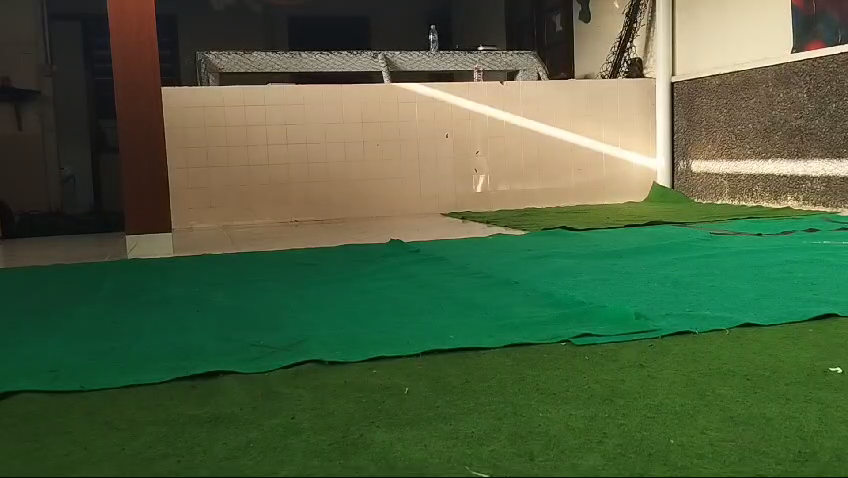
#> input picture frame 13 of src/yantra_vision/sample_program/samplesIMG/sample1.mp4, 848 x 478 px, given in place of g Time - Slate (720p, h264)(1) (online-video-cutter.com).mp4, which was not available
$ python fieldVideo.py
#> lines starting #> are read from the running program, lines starting #| are printed output that depends on the picture; after the words box and inside, x2 and y2 are one past the last pixel; in counts of white or black regions, pixels touching at a corner belong together
#> in main, frame is the input picture: shape (478, 848, 3); mean B, G, R 63.8, 96.9, 76.5
import cv2 as cv
import numpy as np

def process_image(frame):

    low_green = np.array([35, 100, 100])
    up_green = np.array([85, 255, 255])

    if frame is None:
        raise ValueError("Invalid frame")

    hsv = cv.cvtColor(frame, cv.COLOR_BGR2HSV)
#> hsv: shape (478, 848, 3); mean H, S, V 44.1, 131.4, 104.7

    green_mask = cv.inRange(hsv, low_green, up_green)
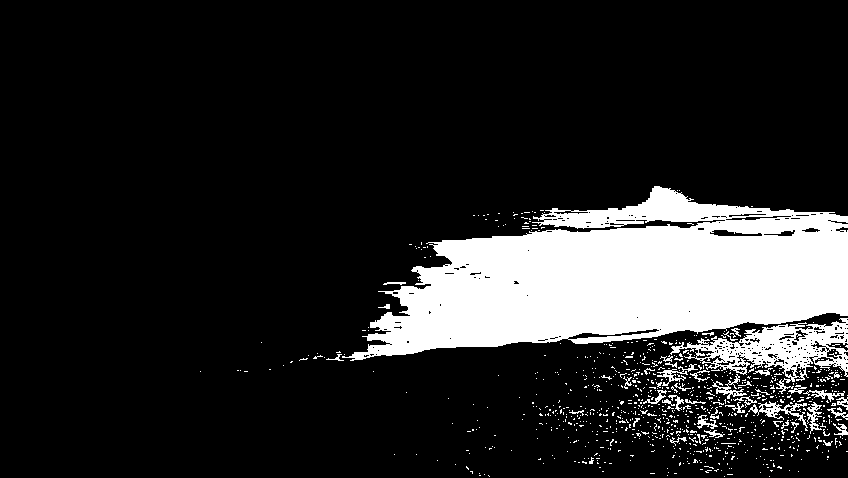
#> green_mask: shape (478, 848); 15.3% white; 908 white regions (864 under 20 px), largest, box (x1, y1, x2, y2) and area: (342, 186, 848, 361) 51590, (670, 318, 848, 394) 4798, (748, 401, 808, 431) 426

    kernel = cv.getStructuringElement(cv.MORPH_ELLIPSE, (3, 3))
    # mask1 = cv.erode(green_mask, kernel, iterations=1)
    # green_mask_cleaned = cv.dilate(mask1, kernel, iterations=6)
    green_mask_cleaned = cv.morphologyEx(green_mask, cv.MORPH_CLOSE, kernel, iterations= 3)
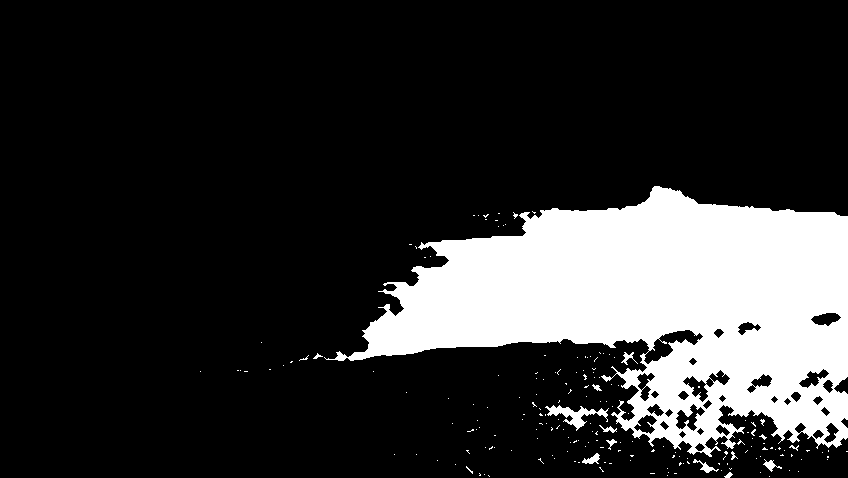
#> green_mask_cleaned: shape (478, 848); 18.7% white; 188 white regions (175 under 20 px)

    contours, _ = cv.findContours(green_mask_cleaned, cv.RETR_EXTERNAL, cv.CHAIN_APPROX_SIMPLE)
#> contours = 187 contours, 177 with area under 20; largest, box (x1, y1, x2, y2) and area: (324, 186, 848, 457) 77024, (545, 405, 609, 431) 452, (582, 453, 600, 464) 82, (693, 459, 719, 473) 72, (763, 459, 782, 472) 65
    largest_contour = max(contours, key=cv.contourArea) if contours else None
#> largest_contour = contour of 712 points, box (x1, y1, x2, y2) (324, 186, 848, 457), area 77024

    roi_mask = np.zeros(green_mask_cleaned.shape, dtype=np.uint8)
    if largest_contour is not None:
        cv.drawContours(roi_mask, [cv.convexHull(largest_contour)], -1, 255, thickness=-1)
#> roi_mask: shape (478, 848); 25.6% white; 1 white region, box (x1, y1, x2, y2) and area: (324, 186, 848, 457) 103832

    if largest_contour is None:
        return frame, green_mask_cleaned

    roi_image = cv.bitwise_and(frame, frame, mask=roi_mask)

    return roi_image, green_mask_cleaned

# Binarizing for line masking
def binarizing(roi_image_hsv):
    # White line
    roi_image_hsv = cv.cvtColor(roi_image_hsv, cv.COLOR_BGR2HSV)
#> roi_image_hsv: shape (478, 848, 3); mean H, S, V 15.8, 47.3, 28.1
    white_lower = np.array([0, 0, 155], dtype=np.uint8)
    white_upper = np.array([255, 155, 255], dtype=np.uint8)

    line_mask = cv.inRange(roi_image_hsv, white_lower, white_upper)
#> line_mask: shape (478, 848); 0.45% white; 41 white regions (35 under 20 px), largest, box (x1, y1, x2, y2) and area: (557, 187, 651, 207) 684, (430, 225, 525, 240) 560, (713, 196, 818, 210) 369, (694, 197, 712, 203) 41, (829, 367, 842, 373) 38, (823, 241, 848, 244) 35
    kernel = np.ones((2, 2), np.uint8)

    line_mask = cv.morphologyEx(line_mask, cv.MORPH_CLOSE, kernel)  # Fill small gaps
#> line_mask: shape (478, 848); 0.47% white; 32 white regions (27 under 20 px), largest, box (x1, y1, x2, y2) and area: (558, 188, 652, 208) 684, (431, 226, 526, 241) 565, (695, 195, 819, 211) 509, (830, 368, 843, 374) 39, (824, 242, 848, 245) 33
    return line_mask

# Adding median filter before thinning process, filter may be unnecessary depending on necessity
def medianFilter(binarized_roi_image, kernel_size=3):

#> called with kernel_size = 3
    filter_roi = cv.medianBlur(binarized_roi_image, kernel_size)
#> filter_roi: shape (478, 848); 0.44% white; 8 white regions (3 under 20 px), largest, box (x1, y1, x2, y2) and area: (561, 188, 652, 208) 680, (438, 226, 525, 240) 557, (696, 195, 788, 209) 453, (792, 207, 812, 211) 43, (831, 368, 843, 374) 38
    return filter_roi

# The thinning process requires the image with ROI extracted
def zhangsuen(binarized_roi_image):
    skeleton = binarized_roi_image.copy() // 255
    changing_pixels = True

    while changing_pixels:
        changing_pixels = []

        # First sub-iteration
        for x in range(1, skeleton.shape[0] - 1):
            for y in range(1, skeleton.shape[1] - 1):
                if skeleton[x, y] == 1:  # Only process white pixels
                    neighbors = get_neighbors(skeleton, x, y)
                    if (2 <= sum(neighbors) <= 5 and
                        count_transitions(neighbors) == 1 and
                        neighbors[1] * neighbors[3] * neighbors[5] == 0 and
                        neighbors[3] * neighbors[5] * neighbors[7] == 0):
                        changing_pixels.append((x, y))

        # Remove flagged pixels
        for x, y in changing_pixels:
            skeleton[x, y] = 0

        # Reset changing_pixels for the second sub-iteration
        changing_pixels = []

        # Second sub-iteration
        for x in range(1, skeleton.shape[0] - 1):
            for y in range(1, skeleton.shape[1] - 1):
                if skeleton[x, y] == 1:  # Only process white pixels
                    neighbors = get_neighbors(skeleton, x, y)
                    if (2 <= sum(neighbors) <= 5 and
                        count_transitions(neighbors) == 1 and
                        neighbors[1] * neighbors[3] * neighbors[7] == 0 and
                        neighbors[1] * neighbors[5] * neighbors[7] == 0):
                        changing_pixels.append((x, y))

        # Remove flagged pixels
        for x, y in changing_pixels:
            skeleton[x, y] = 0

        if not changing_pixels:
            break
#> this loop made 4 passes
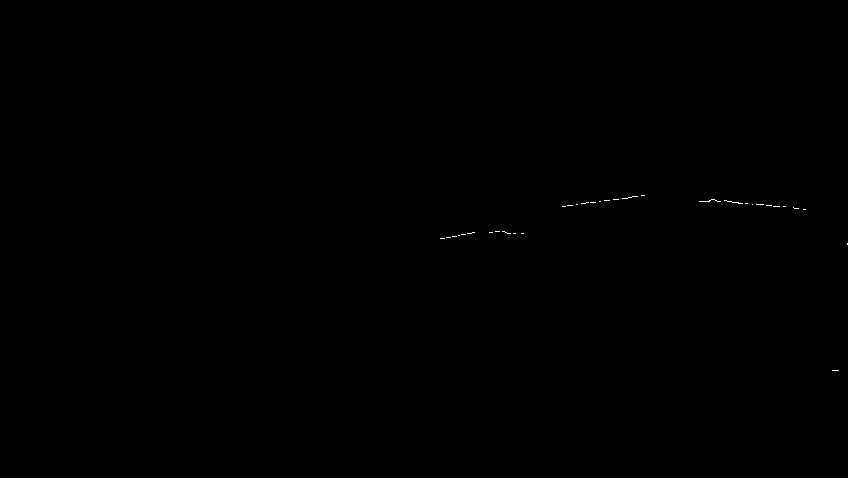
#> skeleton: shape (478, 848); values 0 (black) and 1 (white), 0.05% white in thin lines or dots, all inside (x1, y1, x2, y2) = (440, 195, 848, 371)

    # Convert back to 255 (white) for visualization
    return (skeleton * 255).astype(np.uint8)

# Receives thinned line from zhangsuen
def enchanceThinned(zhangsuenThinned):
    kernel1 = np.ones((2, 2), np.uint8)
    kernel_rect = cv.getStructuringElement(cv.MORPH_RECT, (5, 3))

    dilated_thinned_line = cv.dilate(zhangsuenThinned, kernel_rect)
#> dilated_thinned_line: shape (478, 848); 0.23% white; 8 white regions (1 under 20 px), largest, box (x1, y1, x2, y2) and area: (697, 198, 788, 208) 309, (560, 194, 647, 208) 283, (438, 231, 477, 240) 136

    # Remove noise
    dilated_thinned_line = cv.morphologyEx(dilated_thinned_line, cv.MORPH_OPEN, kernel1)
#> dilated_thinned_line: shape (478, 848); 0.23% white; 8 white regions (1 under 20 px), largest, box (x1, y1, x2, y2) and area: (698, 199, 789, 209) 309, (561, 195, 648, 209) 283, (439, 232, 478, 241) 136

    return dilated_thinned_line


def get_neighbors(image, x, y):
    """
    Return the 3x3 neighborhood of a pixel as a list in clockwise order.
    """
    neighbors = [
        image[x-1, y],   # P2
        image[x-1, y+1], # P3
        image[x, y+1],   # P4
        image[x+1, y+1], # P5
        image[x+1, y],   # P6
        image[x+1, y-1], # P7
        image[x, y-1],   # P8
        image[x-1, y-1]  # P9
    ]
    return neighbors

def count_transitions(neighbors):
    """
    Count the number of 0-1 transitions in the neighborhood list.
    """
    transitions = 0
    for i in range(len(neighbors)):
        if neighbors[i] == 0 and neighbors[(i + 1) % len(neighbors)] == 1:
            transitions += 1
    return transitions

# Detect line using graph implementation
def find_nodes_with_weights(skeleton):
    nodes = []
    rows, cols = skeleton.shape

    for y in range(1, rows - 1):
        for x in range(1, cols - 1):
            if skeleton[y, x] == 255:  # Line pixel
                # Count neighbors in 3x3 window
                neighbors = skeleton[y-1:y+2, x-1:x+2] > 0
                num_neighbors = np.sum(neighbors) - 1  # Exclude center pixel

                # Assign weight based on connectivity
                weight = num_neighbors
                if weight > 0:
                    nodes.append((x, y, weight))

    return nodes

def digestion_algorithm(nodes, radius):
#> called with radius = 5
    nodes = sorted(nodes, key=lambda n: n[2], reverse=True)  # Sort by weight
    consumed = set()
    major_nodes = []

    for i, (x1, y1, weight1) in enumerate(nodes):
        if i in consumed:
            continue

        current_node = [x1, y1, weight1]
        for j, (x2, y2, weight2) in enumerate(nodes):
            if i == j or j in consumed:
                continue

            # Check distance between nodes
            distance = np.sqrt((x1 - x2)**2 + (y1 - y2)**2)
            if distance <= radius:
                if weight1 >= weight2:
                    current_node[2] += weight2
                    consumed.add(j)
                else:
                    consumed.add(i)
                    break

        if i not in consumed:
            major_nodes.append(tuple(current_node))
#> this loop made 944 passes
#> (x1, y1) on passes 1 to 3: (641, 196), (642, 196), (643, 196)

    return major_nodes


# adding graph building function

# [28 lines left out: function build_lines_from_nodes, not called in this run]

# build lines from major node continuosly
def build_lines_from_nodes_continuosly(major_nodes, radius):
#> called with radius = 10
    lines = []

    for i, (x1, y1, _) in enumerate(major_nodes):
        line = [(x1, y1)]  # Start a new line with the current node

        for j, (x2, y2, _) in enumerate(major_nodes):
            if i != j : # Ensure not to connect the node to itself
                distance = np.sqrt((x1 - x2)**2 + (y1 - y2)**2)
                if distance <= radius:
                    line.append((x2, y2))  # Add the connected node to the line

        lines.append(line) # Append the formed line
#> this loop made 51 passes
#> (x1, y1) on passes 1 to 12: (641, 196), (632, 197), (622, 199), (613, 200), (711, 200), (604, 201), (716, 201), (724, 201), (599, 202), (699, 202), (705, 202), (729, 202)

    return lines


def detect_intersections(lines):
    from collections import Counter

    # Flatten all line nodes into a single list
    node_counts = Counter(node for line in lines for node in line)

    intersections = {'L': [], 'T': [], 'X': []}

    for node, count in node_counts.items():
        if count == 2:
            intersections['L'].append(node)
        elif count == 3:
            intersections['T'].append(node)
        elif count >= 4:
            intersections['X'].append(node)
#> this loop made 51 passes
#> (node, count) on passes 1 to 12: ((641, 196), 3), ((632, 197), 3), ((646, 195), 2), ((627, 198), 3), ((622, 199), 3), ((613, 200), 3), ((604, 201), 3), ((711, 200), 3), ((716, 201), 3), ((705, 202), 3), ((599, 202), 3), ((724, 201), 3)

    return intersections


def processing(roi_image):
    binarized_image = binarizing(roi_image)
    filtered_image = medianFilter(binarized_image)
    thinned_line = zhangsuen(filtered_image)
    enhanced_line = enchanceThinned(thinned_line)
    nodes = find_nodes_with_weights(enhanced_line)

    # Perform digestion to simplify nodes
    digestion_radius = 5
    major_nodes = digestion_algorithm(nodes, digestion_radius)

    # Build lines from major nodes
    line_radius = 10
    lines = build_lines_from_nodes_continuosly(major_nodes, line_radius)

    # Detect intersections
    intersections = detect_intersections(lines)

    return enhanced_line, major_nodes, lines, intersections

def draw_lines_intersection(ori_image, lines, intersections):
    # Draw lines
    for line in lines:
        for i in range(len(line) - 1):
            x1, y1 = line[i]
            x2, y2 = line[i + 1]
            cv.line(ori_image, (x1, y1), (x2, y2), (255, 0, 0), 2)  # Blue lines
#> this loop made 51 passes
#> line on passes 1 to 12: [(641, 196), (632, 197), (646, 195)], [(632, 197), (641, 196), (627, 198)], [(622, 199), (613, 200), (627, 198)], [(613, 200), (622, 199), (604, 201)], [(711, 200), (716, 201), (705, 202)], [(604, 201), (613, 200), (599, 202)], [(716, 201), (711, 200), (724, 201)], [(724, 201), (716, 201), (729, 202)], [(599, 202), (604, 201), (592, 203)], [(699, 202), (705, 202)], [(705, 202), (711, 200), (699, 202)], [(729, 202), (724, 201), (734, 203)]
    #  Draw intersections
    colors = {'L': (0, 255, 0), 'T': (0, 0, 255), 'X': (255, 255, 0)}  # Green, Red, Yellow
    for category, nodes in intersections.items():
        for x, y in nodes:
            cv.circle(ori_image, (x, y), 5, colors[category], -1)  # Filled circles
#> this loop made 3 passes
#> (category, nodes) on pass 3: ('X', [(798, 209)])
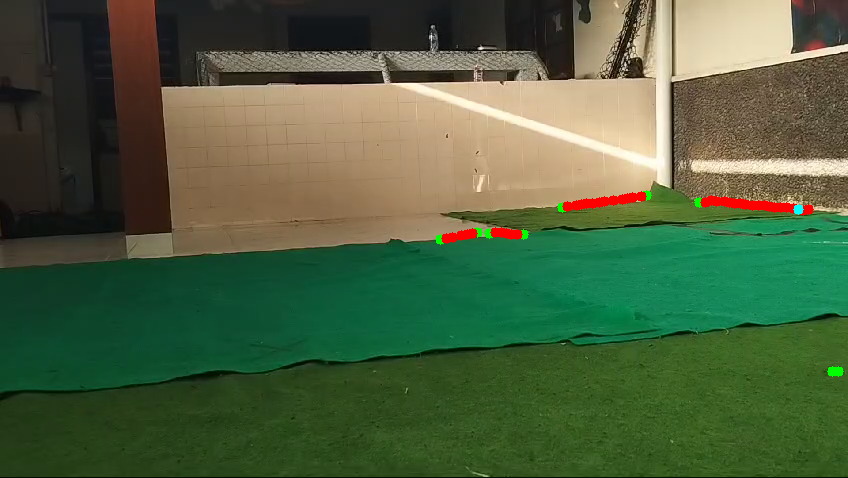
#> ori_image: shape (478, 848, 3); mean B, G, R 63.1, 96.2, 76.9


# [23 lines left out: function display_results, not called in this run]

def display_frame_results(frame, roi_image, line_mask, thinned_line, lines, intersections, major_nodes):
    # Create a copy of the frame to draw on
    result_frame = frame.copy()

    # Draw lines and intersections
    draw_lines_intersection(result_frame, lines, intersections)

    # Convert thinned line to BGR for node overlay
    node_overlay = cv.cvtColor(thinned_line, cv.COLOR_GRAY2BGR)
    for x, y, weight in major_nodes:
        cv.circle(node_overlay, (x, y), 3, (0, 0, 255), -1)  # Red dots for nodes
#> this loop made 51 passes
#> (x, y, weight) on passes 1 to 12: (641, 196, 181), (632, 197, 214), (622, 199, 182), (613, 200, 168), (711, 200, 256), (604, 201, 168), (716, 201, 131), (724, 201, 175), (599, 202, 96), (699, 202, 109), (705, 202, 46), (729, 202, 120)
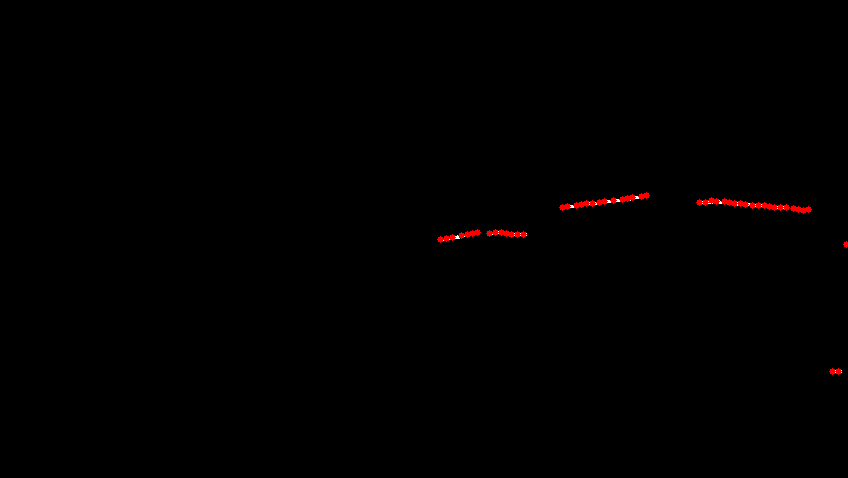
#> node_overlay: shape (478, 848, 3); mean B, G, R 0.1, 0.1, 1

    # Resize windows to a smaller size for better viewing
    window_width = 640
    window_height = 480

    # Resize and display all windows
    result_frame_resized = cv.resize(result_frame, (window_width, window_height))
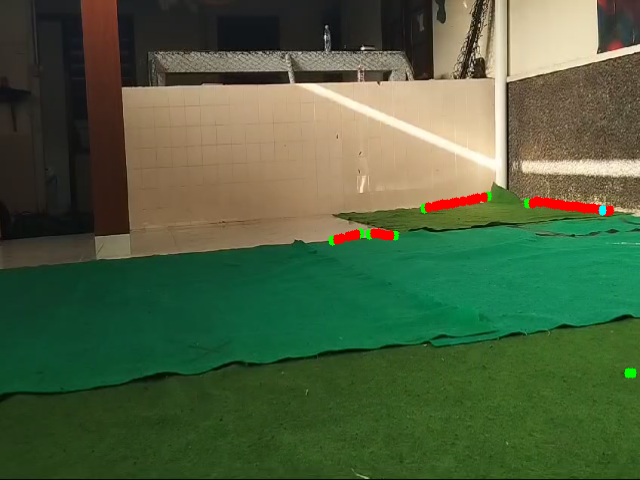
#> result_frame_resized: shape (480, 640, 3); mean B, G, R 63, 96.1, 76.8
    thinned_line_resized = cv.resize(thinned_line, (window_width, window_height))
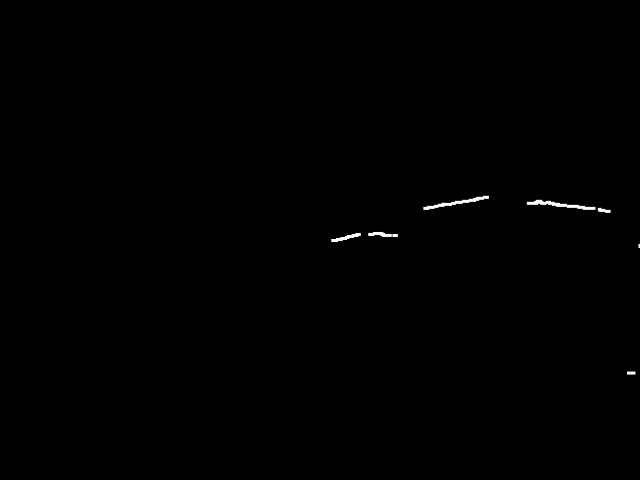
#> thinned_line_resized: shape (480, 640); min 0, max 255, mean 0.6
    node_overlay_resized = cv.resize(node_overlay, (window_width, window_height))

    cv.imshow('Result Frame with Lines and Intersections', result_frame_resized)
    cv.imshow('Thinned Line', thinned_line_resized)
    cv.imshow('Major Nodes', node_overlay_resized)


def main():
    video_path = "/home/yantra/Documents/YANTRA-vision/src/sample_program/samplesIMG/Robot Soccer Goes Big Time - Slate (720p, h264)(1) (online-video-cutter.com).mp4"  # Use 0 for webcam or provide video file path
    cap = cv.VideoCapture(video_path)

    if not cap.isOpened():
        print("Error: Could not open video source")
        return

    # Set up window positions
    cv.namedWindow('Result Frame with Lines and Intersections')
    # cv.namedWindow('Thinned Line')
    cv.namedWindow('Major Nodes')

    cv.moveWindow('Result Frame with Lines and Intersections', 0, 0)
    # cv.moveWindow('Thinned Line', 650, 0)
    cv.moveWindow('Major Nodes', 1300, 0)

    while True:
        ret, frame = cap.read()
        if not ret:
            print("Error: Can't receive frame (stream end?). Exiting ...")
            break

        try:
            # Process the frame
            roi_image, green_mask_cleaned = process_image(frame)
            thinned_line, major_nodes, lines, intersections = processing(roi_image)

            # Display results
            # display_frame_results(frame, roi_image, binarizing(roi_image),
            #                     thinned_line, lines, intersections, major_nodes)

            display_frame_results(frame, roi_image, binarizing(roi_image),
                                thinned_line, lines, intersections, major_nodes)

        except Exception as e:
            print(f"Error processing frame: {e}")
            continue

        # Break the loop if 'q' is pressed
        if cv.waitKey(1) & 0xFF == ord('q'):
#> (key q is pressed here)
            break

    # Release everything when done
    cap.release()
    cv.destroyAllWindows()

if __name__ == "__main__":
    main()
